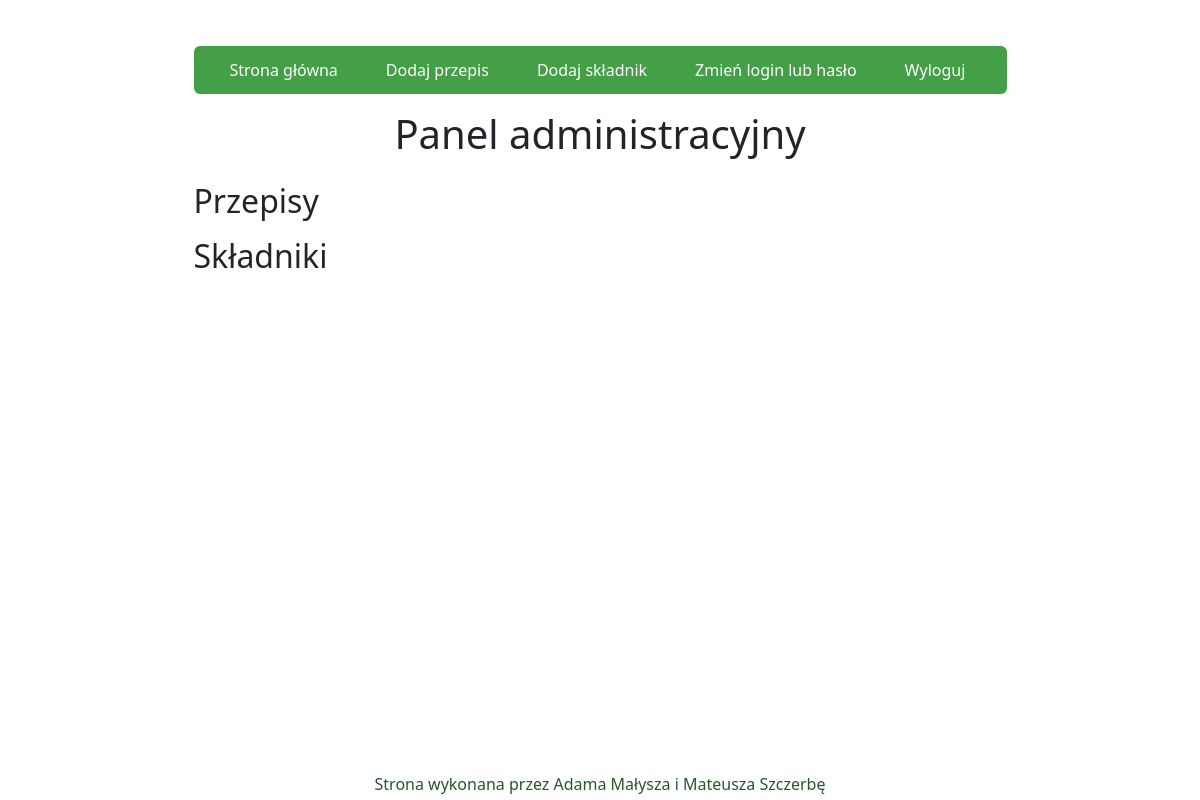
/admin/ (signed in), run on an earlier commit of the app's database.
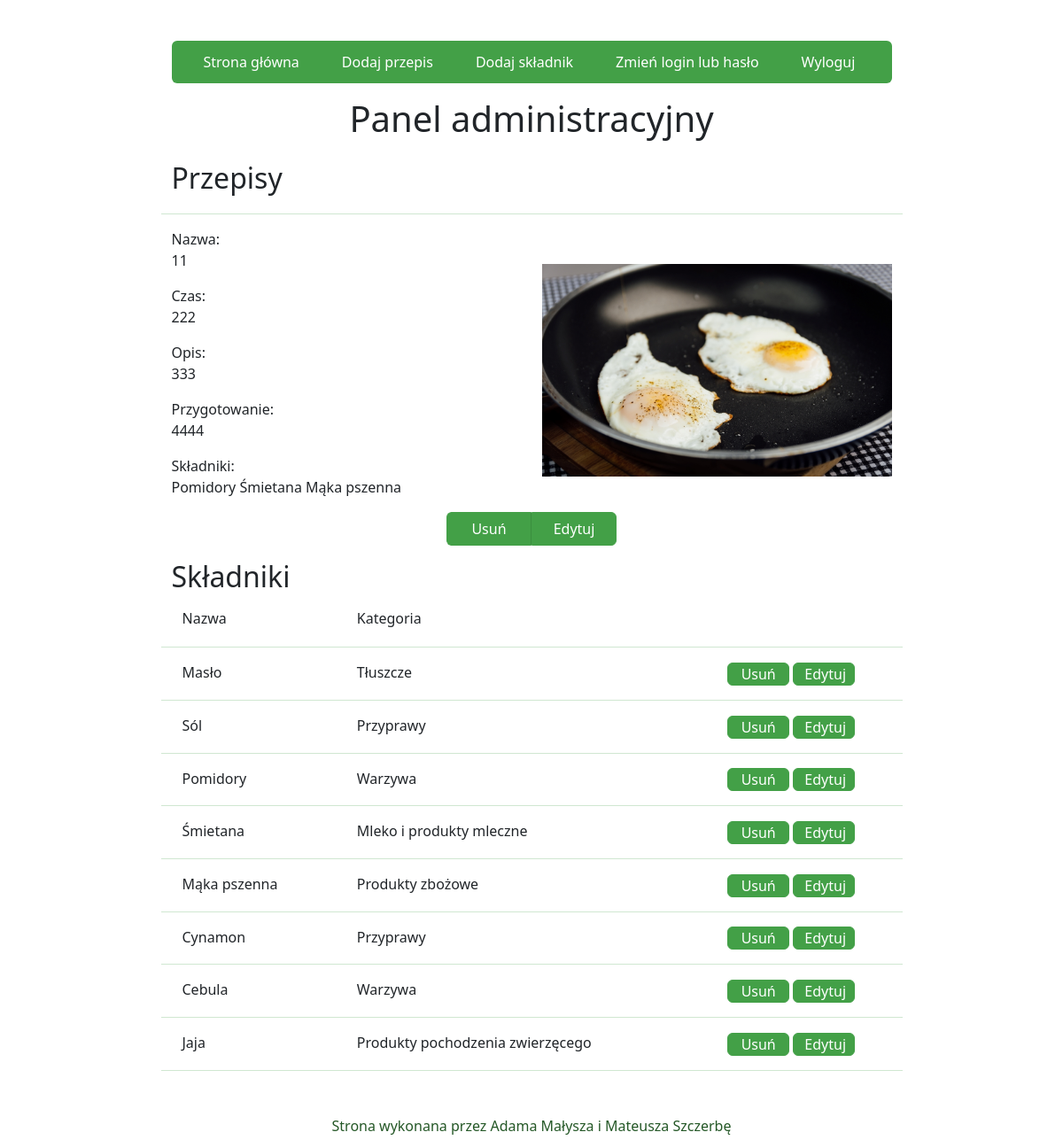
And on a later commit of the database.
### website/models.py (models this page shows)
class Dish(db.Model):
    id = db.Column(db.Integer, primary_key=True,autoincrement=True)
    name = db.Column(db.String(100))
    time = db.Column(db.String(100))
    description = db.Column(db.String(100))
    recipe = db.Column(db.String(1000))
    ingredients = db.relationship('Ingredient', secondary=dish_ingredients, backref='Dish')

class Ingredient(db.Model):
    id = db.Column(db.Integer, primary_key=True,autoincrement=True)
    name = db.Column(db.String(100))
    category = db.Column(db.Integer)

### website/admin.py (the view, shortened to what this page needs)
@admin.route('/', methods=['POST', 'GET'])
def index_admin():
    if current_user.is_authenticated:
        if db.session.query(Dish).count() >= 1:
             dishes= db.session.query(Dish)
        else:
             dishes = None
        if db.session.query(Ingredient).count() >= 1:
            ingredients = db.session.query(Ingredient)
        else:
            ingredients = None
        return render_template('admin.html', przepisy=dishes, skladniki=ingredients)

### website/Templates/admin.html (shortened to what this page needs)
{% extends "base.html" %}
{% block content %}
<div class="container w-75 admin-75">
    <nav class="navbar py-4 rounded sticky-top navbar-expand-lg">
        <div class="container-fluid">
            <div class="collapse navbar-collapse" id="navbarNavAltMarkup">
                <div class="navbar-nav">
                    <a class="nav-link" href="/">Strona główna</a>
                    <a class="nav-link" href="/admin/przepisy">Dodaj przepis</a>
                    <a class="nav-link" href="/admin/skladniki">Dodaj składnik</a>
                    <a class="nav-link" href="/admin/clp">Zmień login lub hasło</a>
                    <a class="nav-link" href="/admin/logout">Wyloguj</a>
                </div>
            </div>
        </div>
    </nav>
    <h1 class="mb-3 mt-3" style="text-align: center;">Panel administracyjny</h1>
    <h2 class="mb-3 mt-4">Przepisy</h2>
    {% if przepisy %}
    <div class="row">
        {% for przepis in przepisy %}
        <hr class="hr-admin mt-1">
        <div class="col-6">
            Nazwa: <p>{{przepis.name}}</p>
            Czas: <p>{{przepis.time}}</p>
            Opis: <p>{{przepis.description}}</p>
            Przygotowanie: <p>{{przepis.recipe}}</p>
            Składniki:
            <p>
                {% for skladnik in przepis.ingredients %}
                {{skladnik.name}}
                {% endfor %}
            </p>
        </div>
        <div class="col-6 d-flex align-items-center">
            <img class="card-img admin" src="{{url_for('static',filename='img/')}}{{przepis.id}}{{'.png'}}">
        </div>
        <div class="col-12">
        <p style="text-align: center;"><a class="btn btn-admin btn-primary rounded-end-0 border-end-primary" role="button"
                href="/admin/delete/przepis/{{przepis.id}}">Usuń</a><a class="btn btn-admin btn-primary rounded-start-0"
                role="button" href="/admin/edit/przepis/{{przepis.id}}">Edytuj</a></p>
                </div>
        {% endfor %}
    </div>
    {% endif %}
    <h2>Składniki</h2>
        {% if skladniki %}
        <p>
        <div class="row">
        <div class="col-3 ps-4">Nazwa</div>
        <div class="col-6">Kategoria</div>
        <div class="col-3">&nbsp;</p></div>
                    <hr class="hr-admin mt-1">
    </div>
        {% for skladnik in skladniki %}
            <div class="row">
        <div class="col-3 ps-4">{{skladnik.name}}</div>
        <div class="col-6">
            {% if skladnik.category == 1 %}
            Produkty zbożowe
            {% elif skladnik.category == 2 %}
            Warzywa
            {% elif skladnik.category == 3 %}
            Owoce
            {% elif skladnik.category == 4 %}
            Mleko i produkty mleczne
            {% elif skladnik.category == 5 %}
            Produkty pochodzenia zwierzęcego
            {% elif skladnik.category == 6 %}
            Tłuszcze
            {% elif skladnik.category == 7 %}
            Przyprawy
            {% endif %}
        </div>
        <div class="col-3"><p>
            <a class="btn btn-primary btn-end rounded " role="button"
                href="/admin/delete/skladnik/{{skladnik.id}}">Usuń</a>
            <a class="btn btn-primary btn-end rounded" role="button"
                href="/admin/edit/skladnik/{{skladnik.id}}">Edytuj</a>
                </p>
        </div>
        <hr class="hr-admin">
    </div>
    {% endfor %}
    {%endif%}
</div>
{% endblock %}

What changed in the data, as far as the page shows it:
added Dish: name "11", time "222", description "333", recipe "4444"
added Ingredient: name "Pomidory", category "Warzywa"
added Ingredient: name "Śmietana", category "Mleko i produkty mleczne"
added Ingredient: name "Mąka pszenna", category "Produkty zbożowe"
added Ingredient: name "Masło", category "Tłuszcze", shown under "Składniki"
added Ingredient: name "Sól", category "Przyprawy", shown under "Składniki"
added Ingredient: name "Cynamon", category "Przyprawy", shown under "Składniki"
added Ingredient: name "Cebula", category "Warzywa", shown under "Składniki"
added Ingredient: name "Jaja", category "Produkty pochodzenia zwierzęcego", shown under "Składniki"
Also different on the page:
text now shown: "Nazwa Kategoria"
